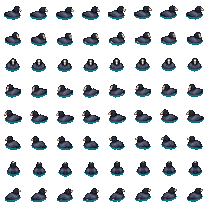
#> input picture godot/art/swimmers/coot.png, 208 x 208 px
$ python -i package-idle-art.py   (imports and definitions only)
#> lines starting #> are read from the running program, lines starting #| are printed output that depends on the picture; after the words box and inside, x2 and y2 are one past the last pixel; in counts of white or black regions, pixels touching at a corner belong together
"""Package generated sheets with shared anchors, without changing PNG pixels.

Usage: python scripts/package-idle-art.py birds.png visitors.png
Raw images remain intact; atlas trim metadata normalizes scale and placement.
"""
import json
import shutil
import sys
from pathlib import Path
from PIL import Image

ROOT = Path(__file__).resolve().parents[1]
ART = ROOT / 'public' / 'art'
BIRD_ACTIONS = ['preen', 'dabble', 'wing-stretch', 'scratch', 'double-nod', 'foot-paddle']


def entry(box, offset, size):
    x, y, right, bottom = box
    w, h = right-x, bottom-y
    sx, sy = offset
    assert 0 <= sx and 0 <= sy and sx+w <= size and sy+h <= size, (box, offset, size)
    return dict(frame=dict(x=x, y=y, w=w, h=h), rotated=False, trimmed=True,
                spriteSourceSize=dict(x=sx, y=sy, w=w, h=h), sourceSize=dict(w=size, h=size))


def bounds(alpha, region):
    local = alpha.crop(region).getbbox()
    assert local, ('Empty frame', region)
    # Retain a small transparent gutter around the visible silhouette.
    l, t, r, b = local
    return (max(region[0], region[0]+l-2), max(region[1], region[1]+t-2),
            min(region[2], region[0]+r+2), min(region[3], region[1]+b+2))


def save(name, source, frames, extra):
    image = Image.open(source)
    # Different source rectangles must never borrow pixels from another pose.
    rects = [e['frame'] for e in frames.values()]
    for i, a in enumerate(rects):
        for b in rects[i+1:]:
            assert not (min(a['x']+a['w'], b['x']+b['w']) > max(a['x'], b['x']) and
                        min(a['y']+a['h'], b['y']+b['h']) > max(a['y'], b['y'])), 'Overlapping frames'
    target = ART / (name+'.png')
    if Path(source).resolve() != target.resolve():
        shutil.copyfile(source, target)
    meta = dict(image=name+'.png', format='RGBA8888', size=dict(w=image.width, h=image.height), scale='1', **extra)
    (ART / (name+'.json')).write_text(json.dumps(dict(frames=frames, meta=meta), indent=2)+'\n')
    print(f'{name}: {len(frames)} anchored frames; original pixels preserved')


def birds(source):
    image = Image.open(source)
    assert image.size == (1024, 1536), 'Expected 4x6 slots at 256px'
    alpha = image.getchannel('A').point(lambda v: 255 if v >= 32 else 0)
    frames = {}; scales = {}
    for row, name in enumerate(BIRD_ACTIONS):
        species = ['duck', 'gull', 'coot'][row//2]
        old_width = dict(duck=184, gull=180, coot=166)[species]
        baseline = 193 if species != 'coot' else 190
        base = bounds(alpha, (0, max(0,row*256-32),256,(row+1)*256-24))
        # Same scale for all poses of each species, based on its resting body.
        raw_width = base[2]-base[0]-4
        factor = raw_width / old_width
        scales[species] = 320 / 224 / factor
        contact_offset = dict(duck=65,gull=64,coot=63)[species] * factor
        for col in range(4):
            region = (col*256, max(0,row*256-32), (col+1)*256, (row+1)*256-24)
            box = bounds(alpha, region)
            offset = (160+box[0]-col*256-128, round(160+box[1]-row*256-baseline+contact_offset))
            frames[f'{name}-{col}'] = entry(box, offset, 320)
    save('bird-idles', source, frames, dict(renderScale=scales))


def visitors(source):
#> called with source = '../godot/art/swimmers/coot.png'
    image = Image.open(source)
#> image is the input picture: PIL image 208x208 RGBA; mean R, G, B, A 11.5, 22.4, 26.5, 54.3
    alpha = image.getchannel('A').point(lambda v: 255 if v >= 32 else 0)
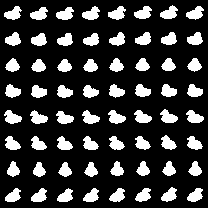
#> alpha: PIL image 208x208 L; 21.3% white; 64 white regions, largest, box (x1, y1, x2, y2) and area: (4, 110, 22, 124) 159, (82, 6, 100, 20) 158, (108, 110, 126, 124) 158
    frames = {}
    for row in range(4):
        for col in range(4):
            region = (round(col*image.width/4),round(row*image.height/4),round((col+1)*image.width/4),round((row+1)*image.height/4))
            box = bounds(alpha, region)
            x,y,r,b = box
            # Feet, rather than the changing arm/wing extents, set the anchor.
            feet = alpha.crop((x,b-24,r,b)).getbbox()
            assert feet
            anchor_x = x+(feet[0]+feet[2])/2
            offset = (round(192+x-anchor_x), round(384*208/224)-(b-y))
            frames[f'visitor-{row}-{col}'] = entry(box, offset, 384)
#> this loop made 4 passes
#> after the loop, frames = 16 items
    save('visitor-idles', source, frames, {})
#> the loop in save, `for i, a in enumerate(rects):` made 16 passes
#> a on passes 1 to 12: {'x': 2, 'y': 4, 'w': 48, 'h': 44}, {'x': 54, 'y': 4, 'w': 48, 'h': 44}, {'x': 106, 'y': 4, 'w': 48, 'h': 44}, {'x': 158, 'y': 3, 'w': 48, 'h': 44}, {'x': 3, 'y': 56, 'w': 46, 'h': 44}, {'x': 55, 'y': 57, 'w': 46, 'h': 43}, {'x': 107, 'y': 56, 'w': 46, 'h': 44}, {'x': 159, 'y': 56, 'w': 46, 'h': 43}, {'x': 2, 'y': 108, 'w': 48, 'h': 44}, {'x': 54, 'y': 108, 'w': 48, 'h': 44}, {'x': 106, 'y': 108, 'w': 48, 'h': 44}, {'x': 158, 'y': 107, 'w': 48, 'h': 45}
#> in save, `meta = dict(image=name+'.png', format='RGBA8888', size=dict(w=image.wi..`: meta = 4 items
#| visitor-idles: 16 anchored frames; original pixels preserved


# [2 lines not run here, left out]

>>> result = visitors('../godot/art/swimmers/coot.png')

$ run again, on godot/art/swimmers/carp.png
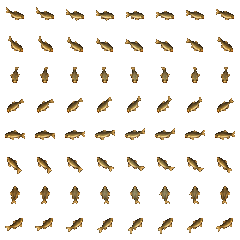
#> input picture godot/art/swimmers/carp.png, 240 x 240 px
#> in visitors, image is the input picture: PIL image 240x240 RGBA; mean R, G, B, A 22.7, 17.2, 8.7, 30.2
#> in visitors, `alpha = image.getchannel('A').point(lambda v: 255 if v >= 32 else 0)`:
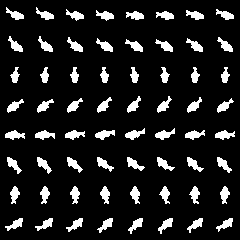
#> alpha: PIL image 240x240 L; 11.8% white; 64 white regions, largest, box (x1, y1, x2, y2) and area: (125, 128, 145, 140) 120, (5, 130, 25, 140) 120, (95, 130, 115, 140) 120
#> the loop in visitors, `for row in range(4):` made 4 passes
#> after the loop in visitors, `for row in range(4):`: frames = 16 items
#> the loop in save, `for i, a in enumerate(rects):` made 16 passes
#> a on passes 1 to 8: {'x': 4, 'y': 5, 'w': 52, 'h': 49}, {'x': 64, 'y': 7, 'w': 52, 'h': 47}, {'x': 123, 'y': 9, 'w': 53, 'h': 45}, {'x': 184, 'y': 7, 'w': 52, 'h': 47}, {'x': 5, 'y': 65, 'w': 51, 'h': 50}, {'x': 65, 'y': 65, 'w': 49, 'h': 50}, {'x': 125, 'y': 65, 'w': 49, 'h': 50}, {'x': 185, 'y': 65, 'w': 51, 'h': 50}
#> meta = 4 items
#| visitor-idles: 16 anchored frames; original pixels preserved

$ run again, on godot/art/swimmers/koi.png
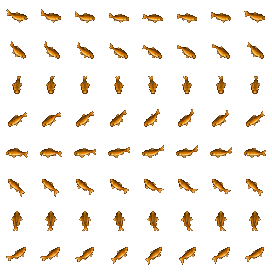
#> input picture godot/art/swimmers/koi.png, 272 x 272 px
#> in visitors, image is the input picture: PIL image 272x272 RGBA; mean R, G, B, A 24.4, 14.6, 3.7, 26.8
#> in visitors, `alpha = image.getchannel('A').point(lambda v: 255 if v >= 32 else 0)`:
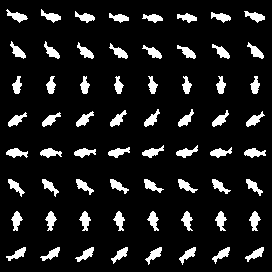
#> alpha: PIL image 272x272 L; 10.5% white; 64 white regions, largest, box (x1, y1, x2, y2) and area: (244, 148, 266, 158) 134, (6, 148, 28, 158) 133, (40, 148, 62, 158) 132
#> the loop in visitors, `for row in range(4):` made 4 passes
#> after the loop in visitors, `for row in range(4):`: frames = 16 items
#> the loop in save, `for i, a in enumerate(rects):` made 16 passes
#> a on passes 1 to 8: {'x': 4, 'y': 7, 'w': 59, 'h': 54}, {'x': 73, 'y': 9, 'w': 58, 'h': 52}, {'x': 140, 'y': 11, 'w': 59, 'h': 50}, {'x': 209, 'y': 9, 'w': 58, 'h': 52}, {'x': 6, 'y': 74, 'w': 57, 'h': 55}, {'x': 74, 'y': 74, 'w': 55, 'h': 55}, {'x': 142, 'y': 74, 'w': 54, 'h': 55}, {'x': 210, 'y': 74, 'w': 57, 'h': 55}
#> meta = 4 items
#| visitor-idles: 16 anchored frames; original pixels preserved

$ run again, on godot/art/swimmers/minnow.png
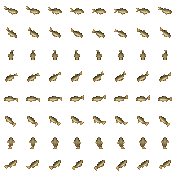
#> input picture godot/art/swimmers/minnow.png, 176 x 176 px
#> in visitors, image is the input picture: PIL image 176x176 RGBA; mean R, G, B, A 26.1, 21.1, 12.4, 28
#> in visitors, `alpha = image.getchannel('A').point(lambda v: 255 if v >= 32 else 0)`:
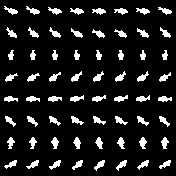
#> alpha: PIL image 176x176 L; 11% white; 64 white regions, largest, box (x1, y1, x2, y2) and area: (114, 95, 128, 102) 58, (51, 137, 59, 149) 58, (73, 137, 81, 149) 58
#> the loop in visitors, `for row in range(4):` made 4 passes
#> after the loop in visitors, `for row in range(4):`: frames = 16 items
#> the loop in save, `for i, a in enumerate(rects):` made 16 passes
#> a on passes 1 to 8: {'x': 2, 'y': 4, 'w': 40, 'h': 36}, {'x': 46, 'y': 5, 'w': 40, 'h': 35}, {'x': 90, 'y': 6, 'w': 40, 'h': 34}, {'x': 134, 'y': 5, 'w': 40, 'h': 35}, {'x': 3, 'y': 48, 'w': 39, 'h': 36}, {'x': 47, 'y': 48, 'w': 37, 'h': 36}, {'x': 91, 'y': 48, 'w': 37, 'h': 36}, {'x': 135, 'y': 48, 'w': 38, 'h': 36}
#> meta = 4 items
#| visitor-idles: 16 anchored frames; original pixels preserved
